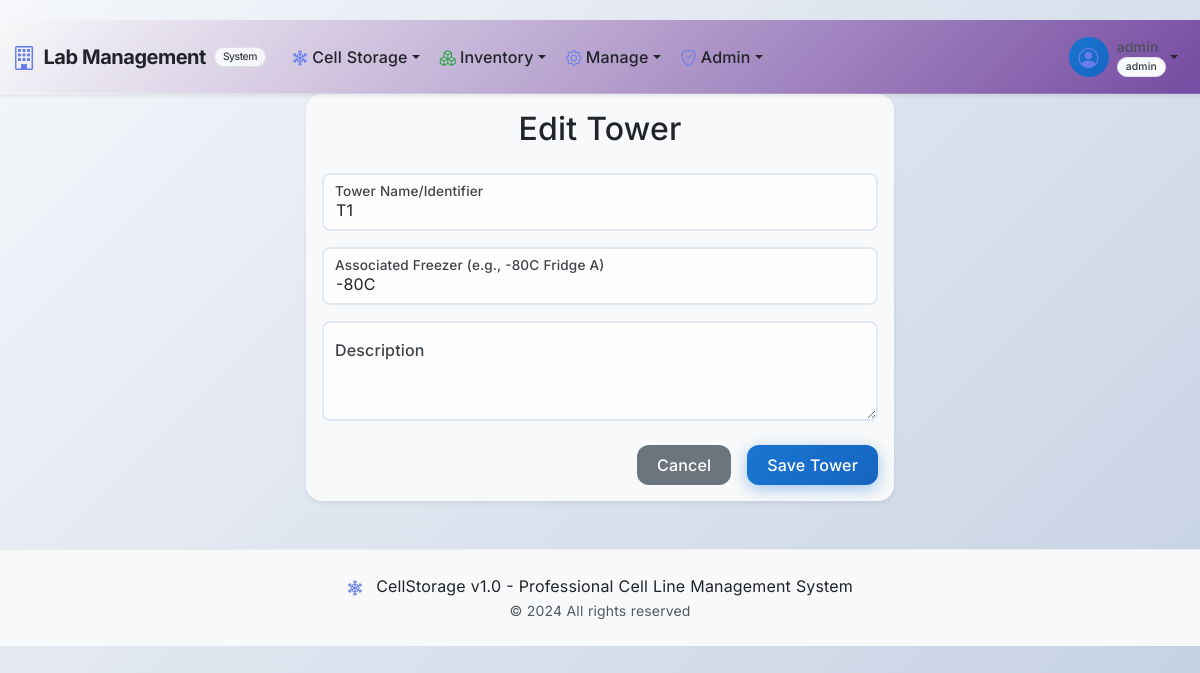
/cell-storage/tower/1/edit (signed in), run on the app's committed database.
### app/cell_storage/models.py (models this page shows, shortened)
class User(UserMixin, db.Model):
    __tablename__ = 'users'
    id = db.Column(db.Integer, primary_key=True)
    username = db.Column(db.String(64), unique=True, index=True, nullable=False)
    password_hash = db.Column(db.String(256))
    password_plain = db.Column(db.String(128))  # store plain password for admin view
    role = db.Column(db.String(64), default='user', nullable=False)  # e.g., 'user', 'admin'. Make role non-nullable.
    cell_lines_created = db.relationship('CellLine', backref='creator', lazy='dynamic',
                                         foreign_keys='CellLine.created_by_user_id')
    vials_frozen = db.relationship('CryoVial', backref='freezer_operator', lazy='dynamic',
                                   foreign_keys='CryoVial.frozen_by_user_id')
    audit_logs = db.relationship('AuditLog', backref='user_performing_action', lazy='dynamic',
                                 foreign_keys='AuditLog.user_id')
    @property
    def is_admin(self):
        return self.role == 'admin'

class Tower(db.Model):
    __tablename__ = 'towers'
    id = db.Column(db.Integer, primary_key=True)
    name = db.Column(db.String(64), unique=True, nullable=False)  # e.g., "Tower 1", "LN2 Main"
    freezer_name = db.Column(db.String(128))  # e.g., "-80C Fridge A"
    description = db.Column(db.Text)
    drawers = db.relationship('Drawer', backref='tower_info', lazy='dynamic')

### app/cell_storage/main/routes.py (the view, shortened to what this page needs)
@bp.route('/tower/<int:tower_id>/edit', methods=['GET', 'POST'])
@login_required
@admin_required
def edit_tower(tower_id):
    tower = Tower.query.get_or_404(tower_id)
    form = TowerForm(obj=tower)
    return render_template('main/tower_form.html', title='Edit Tower', form=form, tower=tower, form_action=url_for('cell_storage.edit_tower', tower_id=tower.id))

### app/cell_storage/forms.py
class TowerForm(FlaskForm):
    name = StringField('Tower Name/Identifier', validators=[DataRequired(), Length(max=64)])
    freezer_name = StringField('Associated Freezer (e.g., -80C Fridge A)', validators=[Optional(), Length(max=128)])
    description = TextAreaField('Description', validators=[Optional()])
    submit = SubmitField('Save Tower')

### app/shared/permissions.py (called while the page is built, shortened)
def has_permission(permission, resource_type=None, resource_id=None):
    if not current_user.is_authenticated:
        return False
    return PermissionManager.has_permission(
        current_user.id,
        permission,
        resource_type,
        resource_id
    )

def can_view_inventory():
    return has_permission('inventory.view')

def can_manage_locations():
    return has_permission('location.edit')

def is_admin():
    return has_permission('admin.user_management')

    @classmethod
    def has_permission(cls, user_id, permission, resource_type=None, resource_id=None):
        from .. import db
        from datetime import datetime
        user = User.query.get(user_id)
        if user and hasattr(user, 'is_admin') and user.is_admin:
            return True

### app/templates/main/tower_form.html (shortened to what this page needs)
{% extends "base.html" %}
{% block content %}
<div class="row justify-content-center">
  <div class="col-md-8 col-lg-6">
    <div class="card shadow-sm">
      <div class="card-body">
        <h2 class="card-title text-center mb-4">{{ title }}</h2>
        <form method="POST" action="{{ form_action }}" novalidate>
          <div class="form-floating mb-3">
            {{ form.name(class="form-control" + (" is-invalid" if form.name.errors else ""), placeholder="Tower Name") }}
            {{ form.name.label }}
          </div>
          <div class="form-floating mb-3">
            {{ form.freezer_name(class="form-control" + (" is-invalid" if form.freezer_name.errors else ""), placeholder="Freezer Name") }}
            {{ form.freezer_name.label }}
          </div>
          <div class="form-floating mb-3">
            {{ form.description(class="form-control" + (" is-invalid" if form.description.errors else ""), placeholder="Description", style="height: 100px") }}
            {{ form.description.label }}
          </div>
          <div class="d-grid gap-2 d-md-flex justify-content-md-end mt-4">
            <a href="{{ url_for('cell_storage.locations_overview') }}" class="btn btn-secondary me-md-2">Cancel</a>
            {{ form.submit(class="btn btn-primary") }}
          </div>
        </form>
      </div>
    </div>
  </div>
</div>
{% endblock %}

### app/templates/base.html (shortened to what this page needs)
<!DOCTYPE html>
<html lang="en">
<head>
    <link href="https://cdn.jsdelivr.net/npm/bootstrap@5.3.3/dist/css/bootstrap.min.css" rel="stylesheet">
    <link href="https://cdn.jsdelivr.net/npm/bootstrap-icons@1.11.3/font/bootstrap-icons.css" rel="stylesheet">
    <link href="https://cdnjs.cloudflare.com/ajax/libs/bootstrap-icons/1.11.3/font/bootstrap-icons.min.css" rel="stylesheet">
    <link href="{{ url_for('static', filename='css/style.css') }}" rel="stylesheet">
</head>
<body class="bg-light">
    <nav class="navbar navbar-expand-lg navbar-light bg-gradient shadow-sm sticky-top" style="background: linear-gradient(135deg, #f5f7fa 0%, #c3cfe2 100%);">
        <div class="container-fluid">
            <a class="navbar-brand fw-bold d-flex align-items-center" href="{{ url_for('cell_storage.index') }}" style="color: #212529;">
                <i class="bi bi-building me-2 fs-4" style="color: #667eea;"></i>
                <span style="color: #212529;">Lab Management</span>
                <small class="badge bg-light text-dark ms-2" style="color: #343a40; border: 1px solid #dee2e6;">System</small>
            </a>
            <div class="collapse navbar-collapse" id="navbarContent">
                <ul class="navbar-nav me-auto mb-2 mb-lg-0">
                    {% if current_user.is_authenticated %}
                        <li class="nav-item dropdown">
                            <a class="nav-link dropdown-toggle d-flex align-items-center" href="#" style="color: #212529;" id="cellStorageDropdown" role="button" data-bs-toggle="dropdown" aria-expanded="false">
                                <i class="bi bi-snow2 me-1" style="color: #667eea;"></i>
                                Cell Storage
                            </a>
                        </li>
                        <li class="nav-item dropdown">
                            <a class="nav-link dropdown-toggle d-flex align-items-center" href="#" style="color: #212529;" id="inventoryDropdown" role="button" data-bs-toggle="dropdown" aria-expanded="false">
                                <i class="bi bi-boxes me-1" style="color: #28a745;"></i>
                                Inventory
                            </a>
                        </li>
                        {% if current_user.is_admin %}
                            <li class="nav-item dropdown">
                                <a class="nav-link dropdown-toggle d-flex align-items-center" href="#" id="inventoryDropdown" role="button" data-bs-toggle="dropdown" aria-expanded="false" style="color: #212529;">
                                    <i class="bi bi-gear me-1" style="color: #667eea;"></i>
                                    Manage
                                </a>
                            </li>
                            <li class="nav-item dropdown">
                                <a class="nav-link dropdown-toggle d-flex align-items-center" href="#" id="adminDropdown" role="button" data-bs-toggle="dropdown" aria-expanded="false" style="color: #212529;">
                                    <i class="bi bi-shield-check me-1" style="color: #667eea;"></i>
                                    Admin
                                </a>
                            </li>
                        {% endif %}
                    {% endif %}
                </ul>
                <ul class="navbar-nav ms-auto mb-2 mb-lg-0">
                    {% if current_user.is_authenticated %}
                        <li class="nav-item dropdown">
                            <a class="nav-link dropdown-toggle d-flex align-items-center" href="#" id="userDropdown" role="button" data-bs-toggle="dropdown" aria-expanded="false" style="color: #212529;">
                                <div class="user-avatar me-2">
                                    <i class="bi bi-person-circle fs-5" style="color: #667eea;"></i>
                                </div>
                                <div class="d-flex flex-column">
                                    <span class="small" style="color: #212529;">{{ current_user.username }}</span>
                                    <span class="badge badge-role bg-light text-dark" style="color: #343a40; border: 1px solid #dee2e6;">{{ current_user.role }}</span>
                                </div>
                            </a>
                        </li>
                    {% else %}
                        <li class="nav-item">
                            <a class="nav-link btn btn-outline-primary rounded-pill px-3" href="{{ url_for('auth.login') }}" style="color: #667eea; border-color: #667eea;">
                                <i class="bi bi-box-arrow-in-right me-1"></i>Login
                            </a>
                        </li>
                    {% endif %}
                </ul>
            </div>
        </div>
    </nav>
    <main class="flex-grow-1">
        {% block content %}{% endblock %}
    </main>
    <footer class="bg-light text-center py-4 mt-5" style="color: #343a40;">
        <div class="container">
            <p class="mb-0">
                <i class="bi bi-snow2 me-2" style="color: #667eea;"></i>
                CellStorage v1.0 - Professional Cell Line Management System
            </p>
            <small class="text-muted" style="color: #495057;">© 2024 All rights reserved</small>
        </div>
    </footer>
</body>
</html>

### app/templates/base.html (style rules this page uses)
:root { --primary-color: #667eea; --secondary-color: #764ba2; --accent-color: #f093fb; --background-color: #f8f9fa; --text-color: #212529; --navbar-style: light; }

### data on the page
User: username "admin", role "admin"
Tower: name "T1", freezer_name "-80C"

### other printed values
{{ title }} "Edit Tower"
